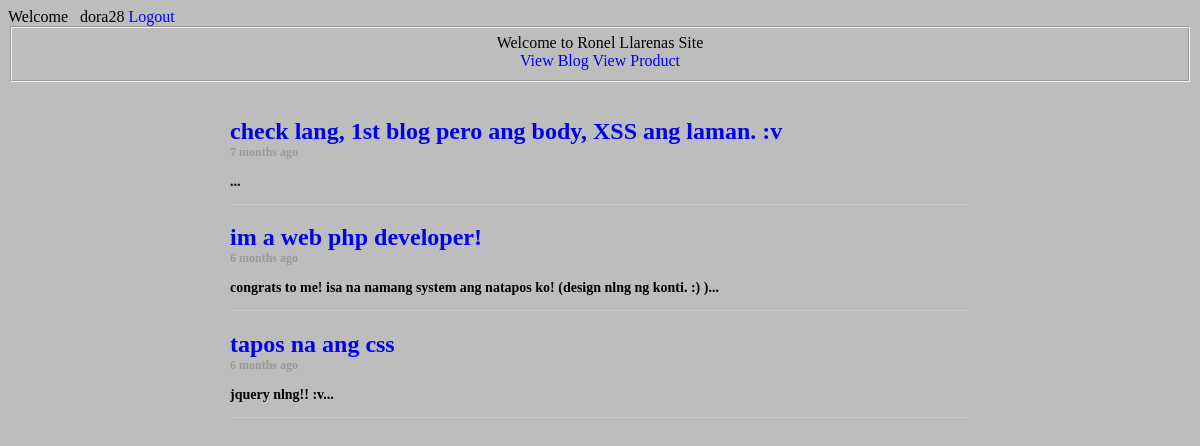
Page /user.php?viewblog (signed in) on the committed database.
### tables this page shows
CREATE TABLE IF NOT EXISTS `content` (
  `id` int(255) NOT NULL,
  `subject` varchar(255) NOT NULL,
  `body` text NOT NULL,
  `date` datetime NOT NULL,
  `views` int(255) NOT NULL DEFAULT '0'
);

### develop_php_library.php (called while the page is built)
<?php
class convertToAgo {
    function convert_datetime($str) {
   		list($date, $time) = explode(' ', $str);
    	list($year, $month, $day) = explode('-', $date);
    	list($hour, $minute, $second) = explode(':', $time);
    	$timestamp = mktime($hour, $minute, $second, $month, $day, $year);
    	return $timestamp;
    }
    function makeAgo($timestamp){
   		$difference = time() - $timestamp;
   		$periods = array("sec", "min", "hr", "day", "week", "month", "year", "decade");
   		$lengths = array("60","60","24","7","4.35","12","10");
   		for($j = 0; $difference >= $lengths[$j]; $j++)
   			$difference /= $lengths[$j];
   			$difference = round($difference);
   		if($difference != 1) $periods[$j].= "s";
   			$text = "$difference $periods[$j] ago";
   			return $text;
    }
}
?>

### viewblog.php (the view, shortened to what this page needs)
<?php
include_once("develop_php_library.php");
$con=mysqli_connect("localhost","root","","getdata");
?>
<!DOCTYPE html>
<html>
<head>
<link type="text/css" rel="stylesheet" href="css/style.css">
</head>
<body>
	<div id="container">
        	<?php
				$query = mysqli_query($con, "SELECT * FROM content");
				while($row = mysqli_fetch_array($query)){
					$date = $row['date'];
					$timeAgoObject = new convertToAgo;
					$ts = $date;
					$convertedTime = ($timeAgoObject -> convert_datetime($ts));
					$when = ($timeAgoObject -> makeAgo($convertedTime));
			?>
            <div class="wrapper">
           	<h2><a href="viewblog.php?id=<?php echo $row['id']; ?>"><?php echo $row['subject']; ?></a></h2>
            <h4><?php echo $when; ?></h4>
            <?php
			$body = $row['body'];
			if(strlen($body)>100){
				preg_match('/^([^.!?\s]*[\.!?\s]+){0,30}/', strip_tags($body), $abstract);
				echo "<h3>".$abstract[0]."...</h3>";
			}else{
				echo "<h3>".$body."...</h3>";
			}
			?>
            </div>
            <?php } ?>
        </div>
    </div>
</body>
</html>

### css/style.css (style rules this page uses)
body { background:#BDBDBD; }
#container { overflow:hidden; width:740px; margin-left:auto; margin-right:auto; }
h2 { font:Verdana, Geneva, sans-serif; font-size:24px; color:#06C; margin-bottom:0px; }
a { text-decoration:none; }
h3 { font:Georgia, "Times New Roman", Times, serif; font-size:14px; }
.wrapper { border-bottom:1px solid #CCC; }
h4 { font:Verdana, Geneva, sans-serif; font-size:12px; color:#999; margin:0px; }

### rows in the picture
content: subject "check lang, 1st blog pero ang body, XSS ang laman. :v", date "7 months ago"
content: subject "im a web php developer!", date "6 months ago", body "congrats to me! isa na namang system ang natapos ko! (design nlng ng konti. :) )"
content: subject "tapos na ang css", date "6 months ago", body "jquery nlng!! :v"

### other values in the picture
$uname = $_SESSION['username'] "dora"
$pid = $_SESSION['pid'] "28"
